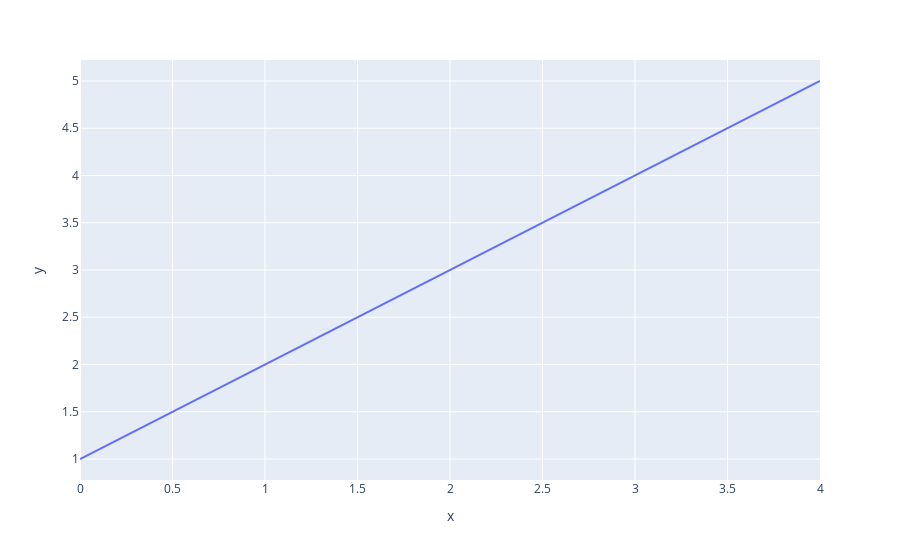

The code cell stored with this chart in its notebook:
### Markdown cell above
# 2. Plotly

### Code cell
import plotly.express as px
fig = px.line(y=[1, 2, 3, 4, 5])
fig.show()

### Figure 1 — Plotly figure (JSON) as saved in the notebook; plotly's stock layout.template omitted (floating-point values rounded to 4 significant figures)
{"data": [{"hovertemplate": "x=%{x}<br>y=%{y}<extra></extra>", "legendgroup": "", "line": {"color": "#636efa", "dash": "solid"}, "marker": {"symbol": "circle"}, "mode": "lines", "name": "", "orientation": "v", "showlegend": false, "type": "scatter", "x": [0, 1, 2, 3, 4], "xaxis": "x", "y": [1, 2, 3, 4, 5], "yaxis": "y"}], "layout": {"legend": {"tracegroupgap": 0}, "margin": {"t": 60}, "xaxis": {"anchor": "y", "domain": [0, 1], "title": {"text": "x"}}, "yaxis": {"anchor": "x", "domain": [0, 1], "title": {"text": "y"}}}}
